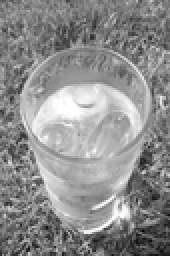
%> input picture Assignment1/20423753_matlab/result images/53.png, 85 x 128 px, shrunk from 256 x 384 before the run (shown 2 times larger)
$ octave main.m   (GNU Octave 9; MATLAB toolbox functions it lacks are replaced by stand-ins)
%> lines starting %> are read from the running program, lines starting %| are printed output that depends on the picture; in (x1, y1, x2, y2) boxes, pixels count from 0 and x2, y2 are one past the last pixel; in counts of white or black regions, pixels touching at a corner belong together; the program's own positions count from 1
### Assignment1/20423753_matlab/code/filter_spa.m
function img_result = filter_spa(img_input, filter)
    img_input = im2double(img_input);
    s = size(img_input);
    img_result = zeros(s);
    x = (size(filter)-1)/2;

    for i = 1+x:s(1)-x
        for j = 1+x:s(2)-x
            temp = img_input(i-x:i+x,j-x:j+x) .* filter;
            img_result(i,j) = sum(temp(:));
        end
    end
%    img_result = mat2gray(img_result);
end

### Assignment1/20423753_matlab/code/noiseGenerate.m
function output = noiseGenerate(varargin)

% flags == 0: add gaussian noise
% flags == 1: add salt-and-pepper noise
% G_mean & G_sv: the mean and standard variance of Guassian noise
% S_p & P_p: the probabilities of salt noise and pepper noise respectly
% Parameters list can be: (input,flags)
%                         (input,flags,G_mean,G_sv) with flags == 0
%                         (input,flags,S_p,P_p) with flags == 1

input = varargin{1};
flags = varargin{2};

input = double(input(:,:,1));
[m, n] = size(input);

input = input/255;

if flags == 0
    if nargin == 2
        G_mean = 0;
        G_sv = 30;
    elseif nargin == 4
        G_mean = varargin{3};
        G_sv = varargin{4};
    end
    n_guassian = G_mean + (G_sv/255).*randn(m,n);
    output = n_guassian + input;
elseif flags == 1
    if nargin == 2
        S_p = 0.2;
        P_p = 0.2;
    elseif nargin == 4
        S_p = varargin{3};
        P_p = varargin{4};
    end
    x = rand(m, n);
    output = input;
    output(find(x <= S_p)) = 0;
    output(find(x > S_p & x <(S_p+P_p))) = 1;
end

output = uint8(mat2gray(output) * 255);

end

### Assignment1/20423753_matlab/code/medfilt2d.m
function img_result = medfilt2d(img_input, sz)
    img_input = im2double(img_input);
    s = size(img_input);
    img_result = zeros(s);
    x = (sz-1)/2;

    for i = 1+x:s(1)-x
        for j = 1+x:s(2)-x
            temp = img_input(i-x:i+x,j-x:j+x);
            temp2 = temp(:);
            img_result(i,j) = median(temp2);
        end
    end
end


### Assignment1/20423753_matlab/code/dft_2d.m
function img_result = dft_2d(img_input, flag)

% You should include the center shifting in this function
    if strcmp(flag,'DFT')
        img_input = im2double(img_input);
        s = size(img_input);
        A(1:s(1),1:s(2)) = img_input;
        s = size(A);
        for a = 1:s(1)
            for b = 1:s(2)
                A(a,b) = A(a,b)*((-1)^(a+b));
            end
        end
        WM = zeros(s(1),s(1));
        WN = zeros(s(2),s(2));
        for x = 0:s(1)-1
            for u = 0:s(1)-1
            WM(x+1,u+1) = exp(-1j*2*pi*x*u/s(1));
            end
        end
        for y = 0:s(2)-1
            for v = 0:s(2)-1
                WN(y+1,v+1) = exp(-1j*2*pi*y*v/s(2));
            end
        end
        img_result = WM*A*WN;

    elseif strcmp(flag,'IDFT')
        img_input = im2double(img_input);
        s = size(img_input);
        img_result = zeros(s);
        WM = zeros(s(1),s(1));
        WN = zeros(s(2),s(2));
        for x = 0:s(1)-1
            for u = 0:s(1)-1
            WM(x+1,u+1) = exp(1j*2*pi*x*u/s(1));
            end
        end
        for y = 0:s(2)-1
            for v = 0:s(2)-1
                WN(y+1,v+1) = exp(1j*2*pi*y*v/s(2));
            end
        end
        img_result = WM*img_input*WN;
        img_result = real(img_result./(s(1)*s(2)));
        for a = 1:s(1)
            for b = 1:s(2)
                img_result(a,b) = img_result(a,b)*((-1)^(a+b));
            end
        end
    end

end

### Assignment1/20423753_matlab/code/filter2d_freq.m
function img_result = filter2d_freq(img_input, filter)
    img_input = im2double(img_input);
    s = size(img_input);
    A = zeros(2*s(1),2*s(2));
    A(1:s(1),1:s(2)) = img_input;

    fs = size(filter);
    F = zeros(2*s(1),2*s(2));
    F(1:fs(1),1:fs(2)) = filter;

    Adft = dft_2d(A,'DFT');
    Fdft = dft_2d(F,'DFT');

    result = Adft.*Fdft;

    img_result = dft_2d(result,'IDFT');

    img_result = img_result(1:s(1),1:s(2));
end

### Assignment1/20423753_matlab/code/butterworth.m
function f = butterworth(size, cutoff, n)
    rows = size(1);
    cols = size(2);
    if mod(cols,2)
        xrange = [-(cols-1)/2:(cols-1)/2]/(cols-1);
    else
        xrange = [-cols/2:(cols/2-1)]/cols;
    end
    if mod(rows,2)
        yrange = [-(rows-1)/2:(rows-1)/2]/(rows-1);
    else
        yrange = [-rows/2:(rows/2-1)]/rows;
    end
    [x,y] = meshgrid(xrange,yrange);
    radius = sqrt(x.^2+y.^2);
    f = 1.0./(1.0+(cutoff./radius).^(2*n));

% [4 lines of commented-out code are left out]
end

### Assignment1/20423753_matlab/code/gaussian.m
function f = gaussian(size, cutoff)
    rows = size(1);
    cols = size(2);
    if mod(cols,2)
        xrange = [-(cols-1)/2:(cols-1)/2]/(cols-1);
    else
        xrange = [-cols/2:(cols/2-1)]/cols;
    end
    if mod(rows,2)
        yrange = [-(rows-1)/2:(rows-1)/2]/(rows-1);
    else
        yrange = [-rows/2:(rows/2-1)]/rows;
    end
    [u,v] = meshgrid(xrange,yrange);
    f = 1-exp(-(u.^2+v.^2)./(2*cutoff^2));
end

### Assignment1/20423753_matlab/code/high_freq_emphasis.m
function img_result = high_freq_emphasis(img_input, a, b, type)
    F = dft_2d(img_input,'DFT');
    s = size(F);
    cutoff = 0.1;
    n = 1;
    if strcmp(type,'butterworth')
        H = a + b.*butterworth(s,cutoff,n);
    elseif strcmp(type,'gaussian')
        H = a + b.*gaussian(s,cutoff);
    end
    img_result = F.*H;
    img_result = dft_2d(img_result,'IDFT');

% [10 lines of commented-out code are left out]
end

### Assignment1/20423753_matlab/code/main.m
clc
clear

img = imread('53.png');
%> img is the input picture: size 128x85 uint8; min 3, max 255, mean 141.9

%% --------------- Task 1: Spatial Linear Filtering ---------------
averaging_mask = 1/25*ones(5,5);
sobelX_mask = [1,0,-1;2,0,-2;1,0,-1];
sobelY_mask = [1,2,1;0,0,0;-1,-2,-1];
laplacian_mask = [0,1,0;1,-4,1;0,1,0];

ave_result = filter_spa(img, averaging_mask);
sobelX_result = filter_spa(img, sobelX_mask);
sobelY_result = filter_spa(img, sobelY_mask);
laplacian_result = filter_spa(img, laplacian_mask);

subplot(221), imshow(ave_result), title('Averaging')
subplot(222), imshow(sobelX_result), title('Sobel X')
subplot(223), imshow(sobelY_result), title('sobel Y')
subplot(224), imshow(laplacian_result), title('Laplacian')

%%  --------------- Task 2: Spatial Non-linear Filtering  ---------------

% add gaussian noises to the original input image
img_gau = noiseGenerate(img,0,0,30);
%> in noiseGenerate, `flags = varargin{2};`: flags = 0
%> in noiseGenerate, `G_sv = varargin{4};`: G_sv = 30
%> in noiseGenerate, `output = n_guassian + input;`:
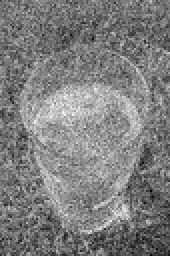
%> output: size 128x85 double (shown 2 times larger); min -0.208, max 1.32, mean 0.556; drawn with min black and max white

% add salt-and-pepper noises to the original input image
img_sp = noiseGenerate(img,1,0.3,0.3);

size = 3;

gau_result = medfilt2d(img_gau, size);
sp_result = medfilt2d(img_sp, size);
%> call 2 of medfilt2d, with sz = 3
%> after the loop in medfilt2d (call 2), `for i = 1+x:s(1)-x`:
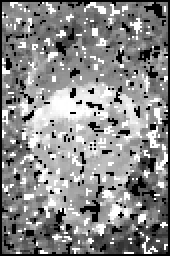
%> img_result: size 128x85 double (shown 2 times larger); min 0, max 1, mean 0.536

figure,
subplot(121), imshow(gau_result), title('Median Filter with Gaussian Noises')
subplot(122), imshow(sp_result), title('Median Filter with Salt-and-Pepper Noises')

%%  --------------- Task 3: Discrete Fourier Transform  ---------------
dft_img = dft_2d(img, 'DFT');

% Compute the Fourier Spectrum. Remember to do the enhancement.
dft_spectrum = log(1.+abs(dft_img));
dft_spectrum = mat2gray(dft_spectrum);

idft_img = dft_2d(dft_img, 'IDFT');

% Transform idft_img to a real-value matrix
real_img = idft_img;
real_img = mat2gray(real_img);

figure,
subplot(121), imshow(dft_spectrum), title('Fourier Spectrum')
subplot(122), imshow(real_img), title('Image after IDFT')

%% ---------- Task 4: Filtering in the Frequency Domain -----------
averaging_mask = 1/25*ones(5,5);
laplacian_mask = [0,1,0;1,-4,1;0,1,0];

ave_freq = filter2d_freq(img, averaging_mask);
%> in filter2d_freq, `F(1:fs(1),1:fs(2)) = filter;`:
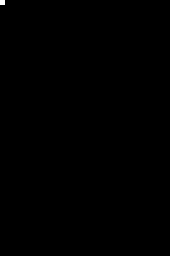
%> F: size 256x170 double; values 0 (black) and 0.04 (white), 0.06% white; 1 white region, box (x1, y1, x2, y2) and area: (0, 0, 5, 5) 25
%> call 3 of dft_2d, with flag = 'DFT'
%> after the loop in dft_2d (call 3), `for a = 1:s(1)`:
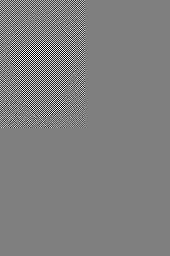
%> A: size 256x170 double; min -1, max 1, mean 4.19e-05; drawn with min black and max white
%> call 4 of dft_2d, with flag = 'DFT'
%> after the loop in dft_2d (call 4), `for a = 1:s(1)`:
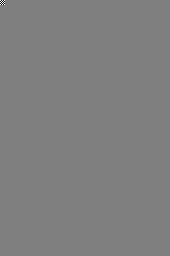
%> A: size 256x170 double; 0.03% of pixels changed, all inside (x1, y1, x2, y2) = (0, 0, 5, 5); drawn with min black and max white
laplacian_freq = filter2d_freq(img, laplacian_mask);
%> after the loop in dft_2d (call 7), `for a = 1:s(1)`: A: size 256x170 double; min -4, max 0, mean -0.000184

figure,
subplot(121), imshow(ave_freq), title('Averaging in Frequancy Domain')
subplot(122), imshow(laplacian_freq), title('Sharpen in Frequency Domain')

%% Task 5: High-Frequency Emphasis
a = 0.1;
b = 2.0;

butter_result = high_freq_emphasis(img, a, b, 'butterworth');
%> after the loop in dft_2d (call 10), `for a = 1:s(1)`:
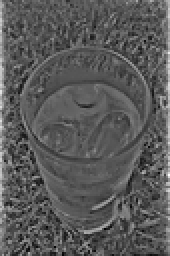
%> img_result: size 128x85 double (shown 2 times larger); min -0.601, max 1.36, mean 0.093; drawn with min black and max white
gaussian_result = high_freq_emphasis(img, a, b, 'gaussian');

figure,
subplot(121), imshow(butter_result), title('Using Butterworth')
%> after `imshow(butter_result)`:
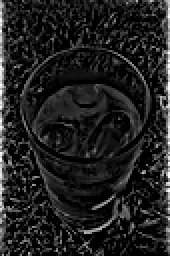
%> displayed picture: size 128x85, on the screen's scale of 0 to 255 (shown 2 times larger); min 0, max 255, mean 32.1
subplot(122), imshow(gaussian_result), title('Using Gaussian')
